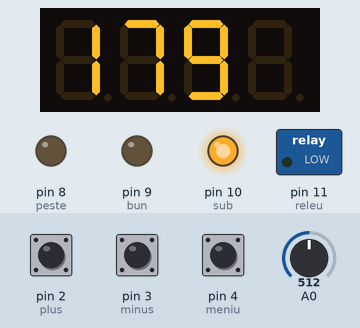
A sketch run on a simulated Arduino Uno, built with avr-gcc and run on an emulated ATmega328P. Shown: 4-digit seven-segment display, switched loads named in the sketch (green lamp = pin HIGH), output pins drawn as LEDs (lit = HIGH). The inputs (shaded band) are chosen by the test bench; at power-on: pin 4 (meniu) HIGH, pin 2 (plus) HIGH, pin 3 (minus) HIGH, A0 = 512.

Above: at 4.6 s.
4.7 s: pin 4 (meniu) pulled LOW for 0.65 s
At 7.0 s:
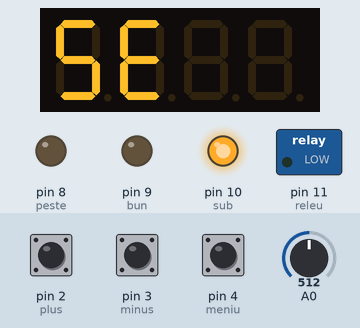
8.8 s: pin 4 (meniu) pulled LOW for 3.2 s
At 10.8 s:
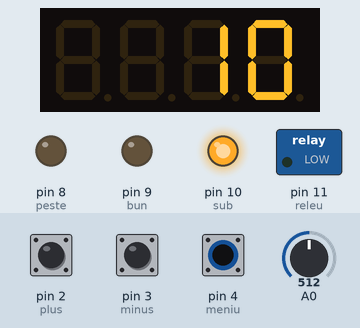
13.5 s: pin 2 (plus) pulled LOW for 1 s
At 15.1 s:
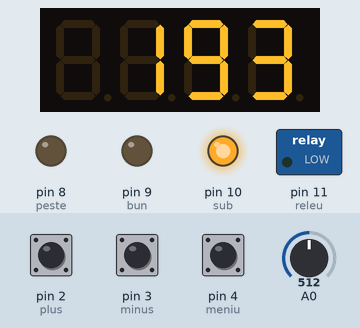
16.0 s: pin 3 (minus) pulled LOW for 3.2 s
At 19.6 s:
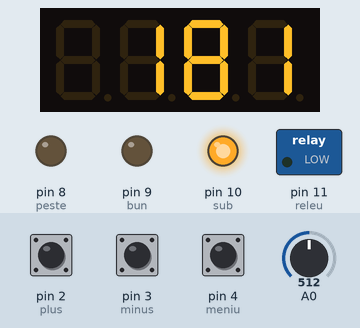
20.7 s: pin 3 (minus) pulled LOW for 0.65 s
At 22.0 s:
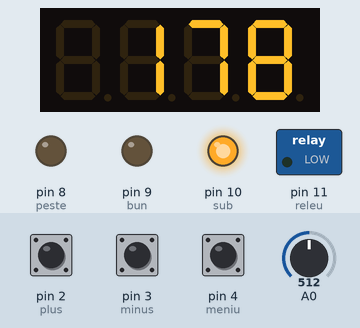
22.8 s: pin 4 (meniu) pulsed LOW 5 times (0.12 s each, 0.3 s apart)
At 27.6 s:
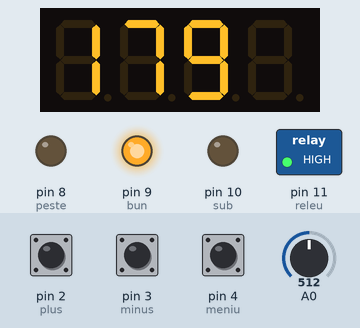
Timing chart, 0 to 28.8 s (numbered marks = the images above; inputs shaded):
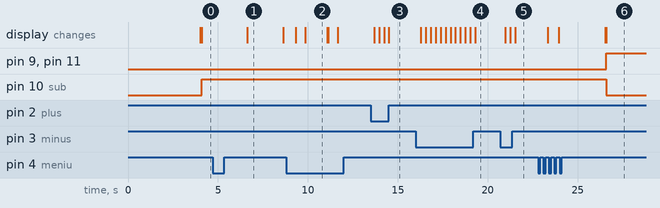

The sketch:

main_voltage_2.ino
```cpp
// base sketch from https://brainy-bits.com/tutorials/4-bits-7-segment-led-display-with-arduino/
// changed TM1637 library by niq_ro for degree, r & h letter
// main voltmeter on TM1637 LED display by niq_ro from http://www.tehnic.go.ro
// & http://arduinotehniq.com/
// ver.0 - base schetch for see main voltage
// ver.1, change TM1637 pins, put 3 leds for state (under, ok, overvoltage)
// ver.2, put MENU, increase, decrease buttons

#include "TM1637.h" // use changed library from https://github.com/tehniq3/TM1637-display/tree/master/TM1637
//{0,1,2,3,4,5,6,7,8,9,10,11,12,13,14,15,16,17,18,19};
//0~9,A,b,C,d,E,F,"-"," ",degree,r,h,n,t,
//A -> 10, b -> 11, C -> 12, d -> 13, E -> 14, F -> 15,
// "-" -> 16, space -> 17, degree -> 18, r -> 19, h -> 20, n -> 21
// t -> 22, "u with _" -> 23, "u with -" -> 24


#define CLK 7  //Pins for TM1637
#define DIO 6
TM1637 tm1637(CLK,DIO);

#define sub 10    // pin for undervoltage led
#define bun 9     // pin for ok voltage led
#define peste 8   // pin for overvoltage led
#define releu 11  // pin for relay
#define meniu 4   // pin for MENU button
#define minus 3
#define plus 2

float R1 = 1.0;   // resistor from GNTD to pin A1
float R2 = 22.0;  // resisitor from A1 to measure voltage
float voltage, voltagetr, vtot;
int vs, vsm, vm, vu;
float trafo = 20;
float ud = 0.65;
float uref = 1.1;
float u1, u0;
float cor = 0.95;
//float cor = 1.05;

float under = 190.0;  // under voltage value
float over = 250.0;   // over voltage value
int intarziere = 10;  // value in second for delay after disconect relay because voltage is not ok
int intarziere2 = 1;  // value in second for delay after reading when voltage is ok
int nivel = 0;

void setup(){
 pinMode(A0, INPUT);
 pinMode(meniu, INPUT);
 pinMode(plus, INPUT);
 pinMode(minus, INPUT);
 pinMode(sub, OUTPUT);
 pinMode(bun, OUTPUT);
 pinMode(peste, OUTPUT);
 pinMode(releu, OUTPUT);

 digitalWrite(meniu, HIGH);  // put inputs in high state (when push is to ground -> low state)
 digitalWrite(plus, HIGH);
 digitalWrite(minus, HIGH);
 digitalWrite(sub, LOW);
 digitalWrite(bun, LOW);
 digitalWrite(peste, LOW);
 digitalWrite(releu, LOW);

analogReference(INTERNAL); // use AREF for reference voltage
  tm1637.init();
  tm1637.set(BRIGHT_TYPICAL);
  //BRIGHT_TYPICAL = 2,BRIGHT_DARKEST = 0,BRIGHTEST = 7;

vtot = 0;
delay(2000);

}//end "setup()"


void loop(){     //Start of Program

if (nivel == 0) {     // measurement state
for (byte i=0; i < 10; i++){
voltagetr = analogRead(A0);  // read voltage steps (0..1023)
vtot = vtot + voltagetr;
delay(200);
if (digitalRead(meniu) == LOW) {
  nivel = 1;
  i = 10;
  delay(500);
}
}

voltagetr = vtot/10;
u1 = voltagetr*(R1+R2)*uref/R1;
u1 = u1/1024;
u0 = (u1 + ud)/1.41;
voltage = cor*u0*trafo;
vtot = 0;

// calculate number for each figure number
vs = voltage /100;
vsm = voltage - 100*vs;
vm = vsm /10;
vu = vsm - 10*vm;

    tm1637.display(3,16); // put -
 delay(50);

    tm1637.display(0,vs);
    tm1637.display(1,vm);
    tm1637.display(2,vu);
    tm1637.display(3,17); // put space

if (digitalRead(meniu) == LOW) {
  nivel = 1;
  delay(500);
}
}

if (nivel == 0) {     // measurement state
if (voltage <= under)  // undervoltage
{
digitalWrite(sub, HIGH);
digitalWrite(bun, LOW);
digitalWrite(peste, LOW);
digitalWrite(releu, LOW);

for (byte j=0; j < intarziere; j++){
if (digitalRead(meniu) == LOW) {
  nivel = 1;
  j = intarziere;
  delay(500);
}
delay(1000);
}
}
if (voltage >= over)  // overvoltage
{
digitalWrite(sub, LOW);
digitalWrite(bun, LOW);
digitalWrite(peste, HIGH);
digitalWrite(releu, LOW);
for (byte j=0; j < intarziere; j++){
if (digitalRead(meniu) == LOW) {
  nivel = 1;
  j = intarziere;
  delay(500);
}
delay(1000);
}

}
if ((voltage > under) && (voltage < over))
{
digitalWrite(sub, LOW);
digitalWrite(bun, HIGH);
digitalWrite(peste, LOW);
digitalWrite(releu, HIGH);
for (byte j=0; j < intarziere2; j++){
if (digitalRead(meniu) == LOW) {
  nivel = 1;
  j = intarziere2;
  delay(500);
}
delay(1000);
}

}
}    // end loop for measurement

if (nivel == 1) {    // for change the value
    tm1637.display(0,5);  // put 'S' (5)
    tm1637.display(1,14); // put 'E
    tm1637.display(2,22); // put 't'
    tm1637.display(3,17); // put space
delay(2000);
nivel = 2;
}

if (nivel == 2) {    // for change the undervoltage value
int unders = under / 100;
int underzu = under - 100*unders;
int underz = underzu/10;
int underu = underzu - 10*underz;

    tm1637.display(0,23);  // put 'u upper and _ bottom'
    tm1637.display(1,unders); // put hundreds
    tm1637.display(2,underz); // put tens
    tm1637.display(3,underu); // put units

if (digitalRead(meniu) == LOW) {
  nivel = 3;
  delay(500);
}

if (digitalRead(plus) == LOW) {
  under = under + 1;
  delay(250);
}

if (digitalRead(minus) == LOW) {
  under = under - 1;
  delay(250);
}

}  // end loop for change undervoltage value

if (nivel == 3) {    // for change the overrvoltage value
int overs = over / 100;
int overzu = over - 100*overs;
int overz = overzu/10;
int overu = overzu - 10*overz;

    tm1637.display(0,24);  // put 'u with -'
    tm1637.display(1,overs); // put hundreds
    tm1637.display(2,overz); // put tens
    tm1637.display(3,overu); // put units

if (digitalRead(meniu) == LOW) {
  nivel = 4;
  delay(500);
}

if (digitalRead(plus) == LOW) {
  over = over + 1;
  delay(250);
}

if (digitalRead(minus) == LOW) {
  over = over - 1;
  delay(250);
}

}  // end loop for change overvoltage value

if (nivel == 4) {    // for change delay time for nook voltage
int intarzierez = intarziere / 10;
int intarziereu = intarziere - 10*intarzierez;

    tm1637.display(0,22);  // put 't'
    tm1637.display(1,17); // put space
    tm1637.display(2,intarzierez); // put tens
    tm1637.display(3,intarziereu); // put units

if (digitalRead(meniu) == LOW) {
  nivel = 0;
  delay(500);
}

if (digitalRead(plus) == LOW) {
  intarziere = intarziere + 1;
  delay(250);
}

if (digitalRead(minus) == LOW) {
  intarziere = intarziere - 1;
  if (intarziere < 1) intarziere = 1;
  delay(250);
}

}  // end loop for change delay value  for nook voltage


}// end loop()
```

Measured:
- after the input at 4.7 s, the display: changes after 1.9 s (image 1)
- after the input at 8.8 s, the display: first changes after 0.54 s (image 2 shows a later state)
- after the input at 13.5 s, the display: first differs from a run without the input after 0.47 s (image 3 shows a later state)
- after the input at 16.0 s, the display: first changes after 0.29 s (image 4 shows a later state)
- after the input at 20.7 s, the display: first changes after 0.28 s (image 5 shows a later state)
- after the input at 22.8 s, pin 9 (bun), pin 11 (releu): LOW → HIGH after 3.8 s; pin 10 (sub): HIGH → LOW after 3.8 s; the display: first changes after 0.55 s (image 6 shows a later state)
- what the display in image 1 shows lasts 2.0 s, from 6.6 s to 8.6 s
